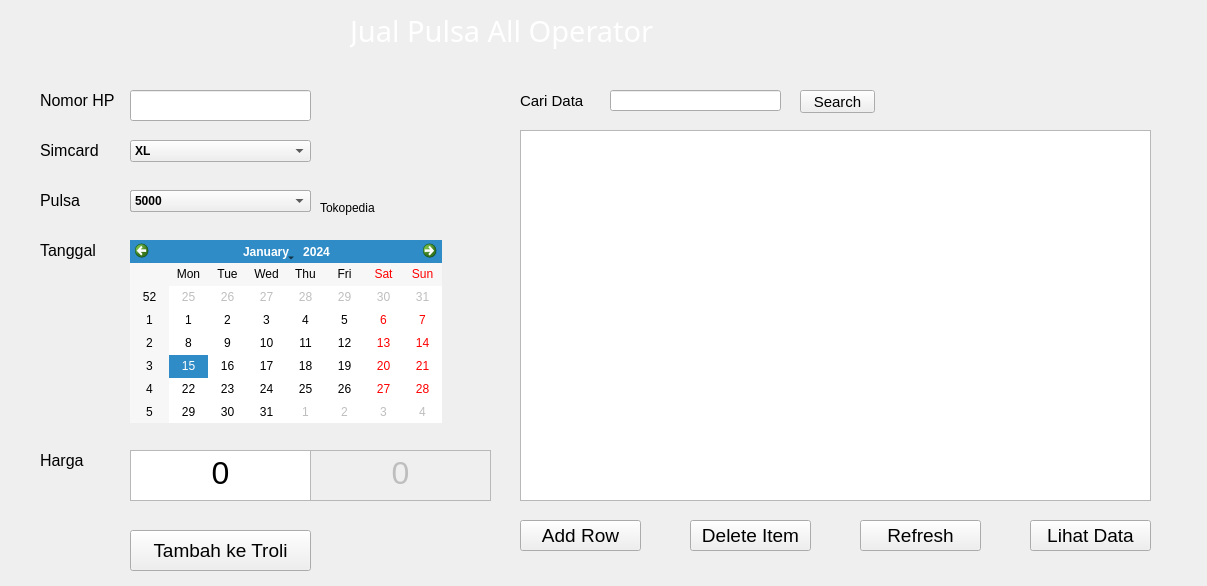
<?xml version="1.0" encoding="UTF-8"?>
<ui version="4.0">
 <class>Form</class>
 <widget class="QWidget" name="Form">
  <property name="geometry">
   <rect>
    <x>0</x>
    <y>0</y>
    <width>1207</width>
    <height>586</height>
   </rect>
  </property>
  <property name="windowTitle">
   <string>Form</string>
  </property>
  <widget class="QLabel" name="label">
   <property name="geometry">
    <rect>
     <x>350</x>
     <y>10</y>
     <width>311</width>
     <height>41</height>
    </rect>
   </property>
   <property name="font">
    <font>
     <family>Bahnschrift SemiBold</family>
     <pointsize>22</pointsize>
     <weight>7</weight>
     <italic>false</italic>
     <bold>false</bold>
    </font>
   </property>
   <property name="styleSheet">
    <string notr="true">color: rgb(255, 255, 255);
font: 63 22pt &quot;Bahnschrift SemiBold&quot;;</string>
   </property>
   <property name="text">
    <string>Jual Pulsa All Operator</string>
   </property>
  </widget>
  <widget class="QLabel" name="label_2">
   <property name="geometry">
    <rect>
     <x>40</x>
     <y>90</y>
     <width>81</width>
     <height>21</height>
    </rect>
   </property>
   <property name="font">
    <font>
     <pointsize>12</pointsize>
    </font>
   </property>
   <property name="text">
    <string>Nomor HP</string>
   </property>
  </widget>
  <widget class="QLineEdit" name="lineEdit_nohp">
   <property name="geometry">
    <rect>
     <x>130</x>
     <y>90</y>
     <width>181</width>
     <height>31</height>
    </rect>
   </property>
   <property name="font">
    <font>
     <pointsize>10</pointsize>
     <weight>75</weight>
     <bold>true</bold>
    </font>
   </property>
  </widget>
  <widget class="QTextEdit" name="textEdit_harga">
   <property name="geometry">
    <rect>
     <x>130</x>
     <y>450</y>
     <width>181</width>
     <height>51</height>
    </rect>
   </property>
   <property name="font">
    <font>
     <pointsize>17</pointsize>
    </font>
   </property>
   <property name="layoutDirection">
    <enum>Qt::LeftToRight</enum>
   </property>
   <property name="readOnly">
    <bool>true</bool>
   </property>
   <property name="html">
    <string>&lt;!DOCTYPE HTML PUBLIC &quot;-//W3C//DTD HTML 4.0//EN&quot; &quot;http://www.w3.org/TR/REC-html40/strict.dtd&quot;&gt;
&lt;html&gt;&lt;head&gt;&lt;meta name=&quot;qrichtext&quot; content=&quot;1&quot; /&gt;&lt;style type=&quot;text/css&quot;&gt;
p, li { white-space: pre-wrap; }
&lt;/style&gt;&lt;/head&gt;&lt;body style=&quot; font-family:'MS Shell Dlg 2'; font-size:17pt; font-weight:400; font-style:normal;&quot;&gt;
&lt;p align=&quot;center&quot; style=&quot; margin-top:0px; margin-bottom:0px; margin-left:0px; margin-right:0px; -qt-block-indent:0; text-indent:0px;&quot;&gt;&lt;span style=&quot; font-size:24pt;&quot;&gt;0&lt;/span&gt;&lt;/p&gt;&lt;/body&gt;&lt;/html&gt;</string>
   </property>
  </widget>
  <widget class="QPushButton" name="pushButton">
   <property name="geometry">
    <rect>
     <x>130</x>
     <y>530</y>
     <width>181</width>
     <height>41</height>
    </rect>
   </property>
   <property name="font">
    <font>
     <pointsize>14</pointsize>
    </font>
   </property>
   <property name="text">
    <string>Tambah ke Troli</string>
   </property>
  </widget>
  <widget class="QLineEdit" name="lineEdit_search">
   <property name="geometry">
    <rect>
     <x>610</x>
     <y>90</y>
     <width>171</width>
     <height>21</height>
    </rect>
   </property>
  </widget>
  <widget class="QLabel" name="label_5">
   <property name="geometry">
    <rect>
     <x>520</x>
     <y>90</y>
     <width>71</width>
     <height>21</height>
    </rect>
   </property>
   <property name="font">
    <font>
     <pointsize>11</pointsize>
    </font>
   </property>
   <property name="styleSheet">
    <string notr="true"/>
   </property>
   <property name="text">
    <string>Cari Data</string>
   </property>
  </widget>
  <widget class="QPushButton" name="pushButton_search">
   <property name="geometry">
    <rect>
     <x>800</x>
     <y>90</y>
     <width>75</width>
     <height>23</height>
    </rect>
   </property>
   <property name="font">
    <font>
     <pointsize>11</pointsize>
     <weight>50</weight>
     <bold>false</bold>
    </font>
   </property>
   <property name="text">
    <string>Search</string>
   </property>
  </widget>
  <widget class="QComboBox" name="combo_sc">
   <property name="geometry">
    <rect>
     <x>130</x>
     <y>140</y>
     <width>181</width>
     <height>22</height>
    </rect>
   </property>
   <property name="font">
    <font>
     <weight>75</weight>
     <bold>true</bold>
    </font>
   </property>
   <item>
    <property name="text">
     <string>XL</string>
    </property>
   </item>
   <item>
    <property name="text">
     <string>Axis</string>
    </property>
   </item>
   <item>
    <property name="text">
     <string>Telkomsel</string>
    </property>
   </item>
   <item>
    <property name="text">
     <string>Indosat</string>
    </property>
   </item>
   <item>
    <property name="text">
     <string>Smartfren</string>
    </property>
   </item>
  </widget>
  <widget class="QTableView" name="tableView">
   <property name="geometry">
    <rect>
     <x>520</x>
     <y>130</y>
     <width>631</width>
     <height>371</height>
    </rect>
   </property>
  </widget>
  <widget class="QLabel" name="label_3">
   <property name="geometry">
    <rect>
     <x>40</x>
     <y>140</y>
     <width>81</width>
     <height>21</height>
    </rect>
   </property>
   <property name="font">
    <font>
     <pointsize>12</pointsize>
    </font>
   </property>
   <property name="text">
    <string>Simcard</string>
   </property>
  </widget>
  <widget class="QLabel" name="label_6">
   <property name="geometry">
    <rect>
     <x>40</x>
     <y>190</y>
     <width>81</width>
     <height>21</height>
    </rect>
   </property>
   <property name="font">
    <font>
     <pointsize>12</pointsize>
    </font>
   </property>
   <property name="text">
    <string>Pulsa</string>
   </property>
  </widget>
  <widget class="QLabel" name="label_7">
   <property name="geometry">
    <rect>
     <x>40</x>
     <y>450</y>
     <width>81</width>
     <height>21</height>
    </rect>
   </property>
   <property name="font">
    <font>
     <pointsize>12</pointsize>
    </font>
   </property>
   <property name="text">
    <string>Harga</string>
   </property>
  </widget>
  <widget class="QLabel" name="label_8">
   <property name="geometry">
    <rect>
     <x>40</x>
     <y>240</y>
     <width>81</width>
     <height>21</height>
    </rect>
   </property>
   <property name="font">
    <font>
     <pointsize>12</pointsize>
    </font>
   </property>
   <property name="text">
    <string>Tanggal</string>
   </property>
  </widget>
  <widget class="QCalendarWidget" name="calendarWidget">
   <property name="geometry">
    <rect>
     <x>130</x>
     <y>240</y>
     <width>312</width>
     <height>183</height>
    </rect>
   </property>
  </widget>
  <widget class="QPushButton" name="pushButton_add">
   <property name="geometry">
    <rect>
     <x>520</x>
     <y>520</y>
     <width>121</width>
     <height>31</height>
    </rect>
   </property>
   <property name="font">
    <font>
     <pointsize>14</pointsize>
    </font>
   </property>
   <property name="text">
    <string>Add Row</string>
   </property>
  </widget>
  <widget class="QPushButton" name="pushButton_del">
   <property name="geometry">
    <rect>
     <x>690</x>
     <y>520</y>
     <width>121</width>
     <height>31</height>
    </rect>
   </property>
   <property name="font">
    <font>
     <pointsize>14</pointsize>
    </font>
   </property>
   <property name="text">
    <string>Delete Item</string>
   </property>
  </widget>
  <widget class="QPushButton" name="pushButton_ref">
   <property name="geometry">
    <rect>
     <x>860</x>
     <y>520</y>
     <width>121</width>
     <height>31</height>
    </rect>
   </property>
   <property name="font">
    <font>
     <pointsize>14</pointsize>
    </font>
   </property>
   <property name="text">
    <string>Refresh</string>
   </property>
  </widget>
  <widget class="QLabel" name="label_xl">
   <property name="geometry">
    <rect>
     <x>340</x>
     <y>100</y>
     <width>81</width>
     <height>81</height>
    </rect>
   </property>
   <property name="text">
    <string/>
   </property>
   <property name="pixmap">
    <pixmap>picture/xl.png</pixmap>
   </property>
   <property name="scaledContents">
    <bool>true</bool>
   </property>
  </widget>
  <widget class="QLabel" name="label_axis">
   <property name="geometry">
    <rect>
     <x>330</x>
     <y>110</y>
     <width>81</width>
     <height>71</height>
    </rect>
   </property>
   <property name="text">
    <string/>
   </property>
   <property name="pixmap">
    <pixmap>picture/axis.png</pixmap>
   </property>
   <property name="scaledContents">
    <bool>true</bool>
   </property>
  </widget>
  <widget class="QLabel" name="label_telkomsel">
   <property name="geometry">
    <rect>
     <x>330</x>
     <y>110</y>
     <width>121</width>
     <height>81</height>
    </rect>
   </property>
   <property name="text">
    <string/>
   </property>
   <property name="pixmap">
    <pixmap>picture/telkomel.png</pixmap>
   </property>
   <property name="scaledContents">
    <bool>true</bool>
   </property>
  </widget>
  <widget class="QLabel" name="label_indosat">
   <property name="geometry">
    <rect>
     <x>320</x>
     <y>80</y>
     <width>141</width>
     <height>131</height>
    </rect>
   </property>
   <property name="text">
    <string/>
   </property>
   <property name="pixmap">
    <pixmap>picture/indosat.png</pixmap>
   </property>
   <property name="scaledContents">
    <bool>true</bool>
   </property>
  </widget>
  <widget class="QLabel" name="label_smartfren">
   <property name="geometry">
    <rect>
     <x>330</x>
     <y>120</y>
     <width>151</width>
     <height>71</height>
    </rect>
   </property>
   <property name="text">
    <string/>
   </property>
   <property name="pixmap">
    <pixmap>picture/smartfren.png</pixmap>
   </property>
   <property name="scaledContents">
    <bool>true</bool>
   </property>
  </widget>
  <widget class="QLabel" name="label_4">
   <property name="geometry">
    <rect>
     <x>0</x>
     <y>0</y>
     <width>1231</width>
     <height>591</height>
    </rect>
   </property>
   <property name="text">
    <string/>
   </property>
   <property name="pixmap">
    <pixmap>picture/bg.jpeg</pixmap>
   </property>
   <property name="scaledContents">
    <bool>true</bool>
   </property>
  </widget>
  <widget class="QPushButton" name="pushButton_lihat">
   <property name="geometry">
    <rect>
     <x>1030</x>
     <y>520</y>
     <width>121</width>
     <height>31</height>
    </rect>
   </property>
   <property name="font">
    <font>
     <pointsize>14</pointsize>
    </font>
   </property>
   <property name="text">
    <string>Lihat Data</string>
   </property>
  </widget>
  <widget class="QTextEdit" name="textEdit_harga_fix">
   <property name="enabled">
    <bool>false</bool>
   </property>
   <property name="geometry">
    <rect>
     <x>310</x>
     <y>450</y>
     <width>181</width>
     <height>51</height>
    </rect>
   </property>
   <property name="font">
    <font>
     <pointsize>17</pointsize>
    </font>
   </property>
   <property name="layoutDirection">
    <enum>Qt::LeftToRight</enum>
   </property>
   <property name="readOnly">
    <bool>true</bool>
   </property>
   <property name="html">
    <string>&lt;!DOCTYPE HTML PUBLIC &quot;-//W3C//DTD HTML 4.0//EN&quot; &quot;http://www.w3.org/TR/REC-html40/strict.dtd&quot;&gt;
&lt;html&gt;&lt;head&gt;&lt;meta name=&quot;qrichtext&quot; content=&quot;1&quot; /&gt;&lt;style type=&quot;text/css&quot;&gt;
p, li { white-space: pre-wrap; }
&lt;/style&gt;&lt;/head&gt;&lt;body style=&quot; font-family:'MS Shell Dlg 2'; font-size:17pt; font-weight:400; font-style:normal;&quot;&gt;
&lt;p align=&quot;center&quot; style=&quot; margin-top:0px; margin-bottom:0px; margin-left:0px; margin-right:0px; -qt-block-indent:0; text-indent:0px;&quot;&gt;&lt;span style=&quot; font-size:24pt;&quot;&gt;0&lt;/span&gt;&lt;/p&gt;&lt;/body&gt;&lt;/html&gt;</string>
   </property>
  </widget>
  <widget class="QComboBox" name="combo_pulsaXL">
   <property name="geometry">
    <rect>
     <x>130</x>
     <y>190</y>
     <width>181</width>
     <height>22</height>
    </rect>
   </property>
   <property name="font">
    <font>
     <weight>75</weight>
     <bold>true</bold>
    </font>
   </property>
   <item>
    <property name="text">
     <string>5000</string>
    </property>
   </item>
   <item>
    <property name="text">
     <string>10000</string>
    </property>
   </item>
   <item>
    <property name="text">
     <string>15000</string>
    </property>
   </item>
   <item>
    <property name="text">
     <string>25000</string>
    </property>
   </item>
   <item>
    <property name="text">
     <string>50000</string>
    </property>
   </item>
  </widget>
  <widget class="QComboBox" name="combo_pulsaAxis">
   <property name="geometry">
    <rect>
     <x>130</x>
     <y>190</y>
     <width>181</width>
     <height>22</height>
    </rect>
   </property>
   <property name="font">
    <font>
     <weight>75</weight>
     <bold>true</bold>
    </font>
   </property>
   <item>
    <property name="text">
     <string>5000</string>
    </property>
   </item>
   <item>
    <property name="text">
     <string>10000</string>
    </property>
   </item>
   <item>
    <property name="text">
     <string>15000</string>
    </property>
   </item>
   <item>
    <property name="text">
     <string>25000</string>
    </property>
   </item>
   <item>
    <property name="text">
     <string>50000</string>
    </property>
   </item>
  </widget>
  <widget class="QComboBox" name="combo_pulsaTelkomsel">
   <property name="geometry">
    <rect>
     <x>130</x>
     <y>190</y>
     <width>181</width>
     <height>22</height>
    </rect>
   </property>
   <property name="font">
    <font>
     <weight>75</weight>
     <bold>true</bold>
    </font>
   </property>
   <item>
    <property name="text">
     <string>15000</string>
    </property>
   </item>
   <item>
    <property name="text">
     <string>20000</string>
    </property>
   </item>
   <item>
    <property name="text">
     <string>25000</string>
    </property>
   </item>
   <item>
    <property name="text">
     <string>30000</string>
    </property>
   </item>
   <item>
    <property name="text">
     <string>40000</string>
    </property>
   </item>
   <item>
    <property name="text">
     <string>50000</string>
    </property>
   </item>
  </widget>
  <widget class="QComboBox" name="combo_pulsaIndosat">
   <property name="geometry">
    <rect>
     <x>130</x>
     <y>190</y>
     <width>181</width>
     <height>22</height>
    </rect>
   </property>
   <property name="font">
    <font>
     <weight>75</weight>
     <bold>true</bold>
    </font>
   </property>
   <item>
    <property name="text">
     <string>5000</string>
    </property>
   </item>
   <item>
    <property name="text">
     <string>10000</string>
    </property>
   </item>
   <item>
    <property name="text">
     <string>20000</string>
    </property>
   </item>
   <item>
    <property name="text">
     <string>25000</string>
    </property>
   </item>
   <item>
    <property name="text">
     <string>30000</string>
    </property>
   </item>
   <item>
    <property name="text">
     <string>50000</string>
    </property>
   </item>
  </widget>
  <widget class="QComboBox" name="combo_pulsaSmartfren">
   <property name="geometry">
    <rect>
     <x>130</x>
     <y>190</y>
     <width>181</width>
     <height>22</height>
    </rect>
   </property>
   <property name="font">
    <font>
     <weight>75</weight>
     <bold>true</bold>
    </font>
   </property>
   <item>
    <property name="text">
     <string>5000</string>
    </property>
   </item>
   <item>
    <property name="text">
     <string>20000</string>
    </property>
   </item>
   <item>
    <property name="text">
     <string>50000</string>
    </property>
   </item>
  </widget>
  <widget class="QLabel" name="label_msg">
   <property name="geometry">
    <rect>
     <x>320</x>
     <y>200</y>
     <width>101</width>
     <height>16</height>
    </rect>
   </property>
   <property name="text">
    <string>Tokopedia</string>
   </property>
  </widget>
  <zorder>label_4</zorder>
  <zorder>label</zorder>
  <zorder>label_2</zorder>
  <zorder>lineEdit_nohp</zorder>
  <zorder>textEdit_harga</zorder>
  <zorder>pushButton</zorder>
  <zorder>lineEdit_search</zorder>
  <zorder>label_5</zorder>
  <zorder>pushButton_search</zorder>
  <zorder>combo_sc</zorder>
  <zorder>tableView</zorder>
  <zorder>label_3</zorder>
  <zorder>label_6</zorder>
  <zorder>label_7</zorder>
  <zorder>label_8</zorder>
  <zorder>calendarWidget</zorder>
  <zorder>pushButton_add</zorder>
  <zorder>pushButton_del</zorder>
  <zorder>pushButton_ref</zorder>
  <zorder>label_xl</zorder>
  <zorder>label_axis</zorder>
  <zorder>label_telkomsel</zorder>
  <zorder>label_indosat</zorder>
  <zorder>label_smartfren</zorder>
  <zorder>pushButton_lihat</zorder>
  <zorder>textEdit_harga_fix</zorder>
  <zorder>combo_pulsaXL</zorder>
  <zorder>combo_pulsaAxis</zorder>
  <zorder>combo_pulsaTelkomsel</zorder>
  <zorder>combo_pulsaIndosat</zorder>
  <zorder>combo_pulsaSmartfren</zorder>
  <zorder>label_msg</zorder>
 </widget>
 <resources/>
 <connections/>
</ui>
